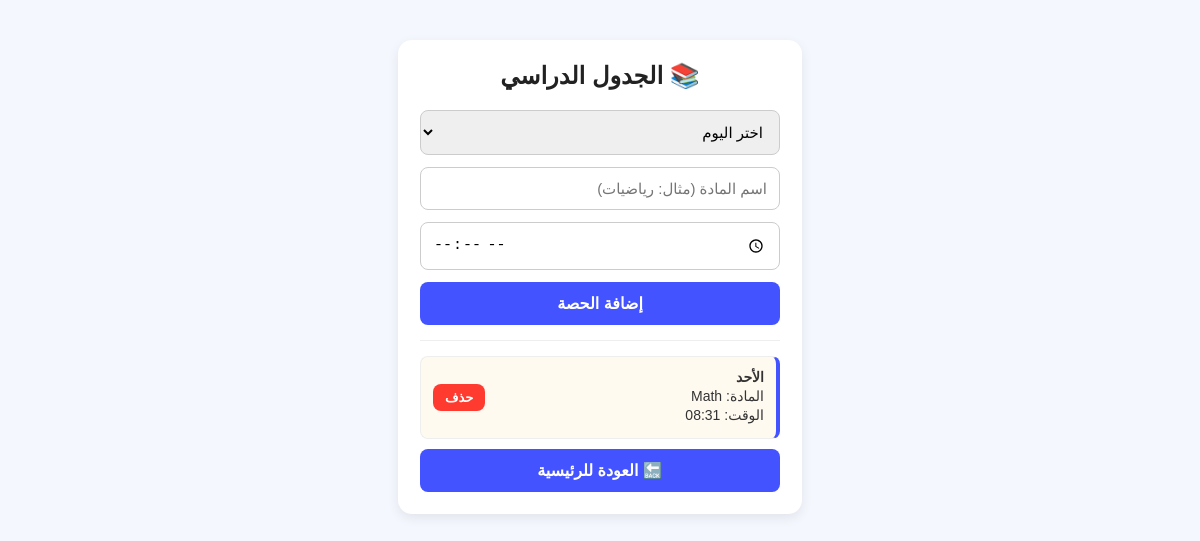
The app's page /schedule (signed in), older data.
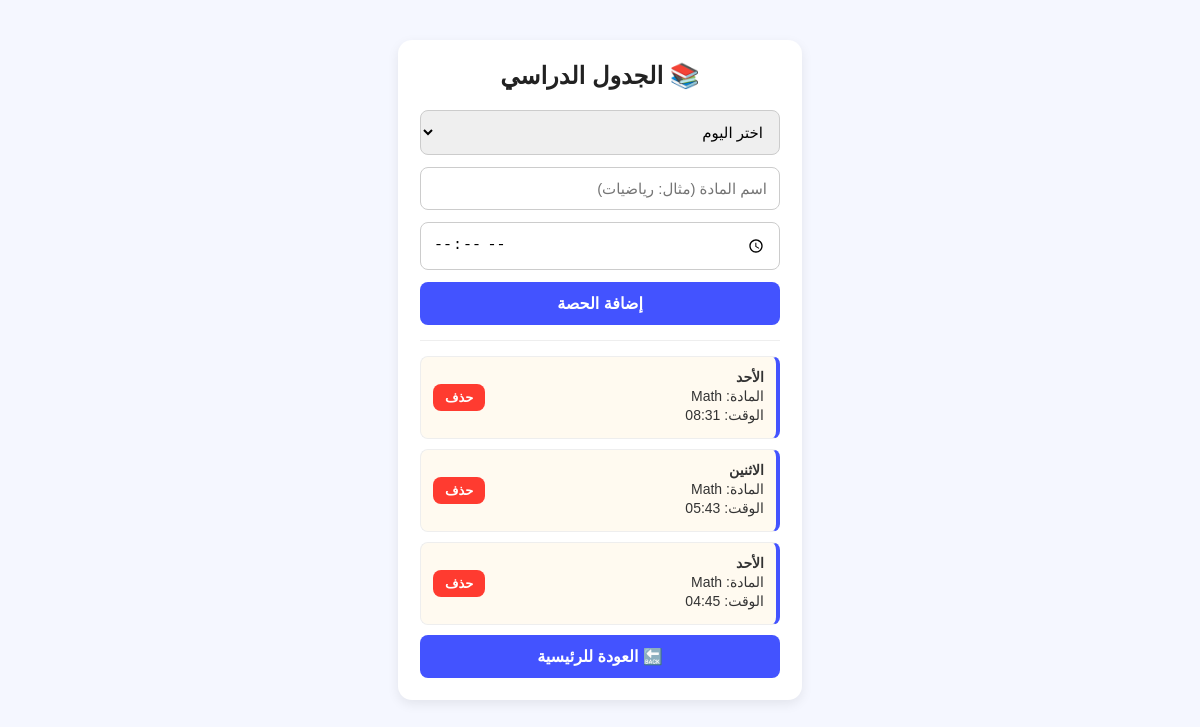
The same page, newer data.
### tables this page shows
CREATE TABLE schedule (
            id INTEGER PRIMARY KEY AUTOINCREMENT,
            user_id INTEGER NOT NULL,
            day TEXT NOT NULL,
            subject TEXT NOT NULL,
            class_time TEXT NOT NULL,
            FOREIGN KEY (user_id) REFERENCES users (id)
        );

### routes/schedule.py (the view)
@schedule_bp.route("/schedule", methods=["GET", "POST"])
def schedule_page():
    if "user_id" not in session: return redirect(url_for("auth.login"))
    user_id = session["user_id"]
    if request.method == "POST":
        conn = get_db_connection()
        conn.execute("INSERT INTO schedule (user_id, day, subject, class_time) VALUES (?, ?, ?, ?)", (user_id, request.form.get("day"), request.form.get("subject"), request.form.get("class_time")))
        conn.commit()
        conn.close()
        return redirect(url_for("schedule.schedule_page"))
    conn = get_db_connection()
    schedule_items = conn.execute("SELECT id, day, subject, class_time FROM schedule WHERE user_id = ?", (user_id,)).fetchall()
    conn.close()
    return render_template("schedule.html", schedule_items=schedule_items)

### db.py (called while the page is built)
def get_db_connection():
    return sqlite3.connect("users.db")

### templates/schedule.html (shortened to what this page needs)
<!DOCTYPE html>
<html lang="ar" dir="rtl">
<head>
    <link rel="stylesheet" href="{{ url_for('static', filename='style.css') }}">
</head>
<body>
<div class="container">
    <h2>📚 الجدول الدراسي</h2>
    <form class="add-form" action="/schedule" method="POST">
        <select name="day" required>
            <option value="" disabled selected>اختر اليوم</option>
        </select>
        <input type="text" name="subject" placeholder="اسم المادة (مثال: رياضيات)" required>
        <input type="time" name="class_time" required>
        <button type="submit" class="btn-add">إضافة الحصة</button>
    </form>
    <hr>
    <div id="scheduleList">
        {% if schedule_items %}
            {% for item in schedule_items %}
            <div class="item-box">
                <div class="details">
                    <span><strong>{{ item[1] }}</strong></span>
                    <span>المادة: {{ item[2] }}</span>
                    <span>الوقت: {{ item[3] }}</span>
                </div>
                <form action="/delete_schedule/{{ item[0] }}" method="POST" style="margin:0;">
                    <button type="submit" class="btn-delete">حذف</button>
                </form>
            </div>
            {% endfor %}
        {% else %}
            <p class="empty-msg">لا توجد حصص في جدولك حالياً.</p>
        {% endif %}
    </div>
    <a class="btn-back" href="/">🔙 العودة للرئيسية</a>
</div>
</body>
</html>

### static/style.css (style rules this page uses)
body { font-family: Arial, sans-serif; background: #f5f7ff; margin: 0; display: flex; justify-content: center; padding-top: 40px; direction: rtl; }
.container { width: 360px; background: #ffffff; padding: 22px; border-radius: 14px; box-shadow: 0 4px 12px rgba(0,0,0,0.08); text-align: center; }
h1, h2 { margin-top: 0; color: #222; margin-bottom: 20px; }
hr { border: 0; border-top: 1px solid #eee; margin: 15px 0; }
form { display: flex; flex-direction: column; gap: 12px; }
input, select { width: 100%; padding: 12px; border: 1px solid #ccc; border-radius: 8px; font-size: 15px; box-sizing: border-box; outline: none; transition: 0.2s; }
button, .btn, .btn-back { display: block; padding: 12px; background: #4353ff; color: #fff; border: none; border-radius: 8px; font-size: 16px; font-weight: bold; cursor: pointer; transition: 0.2s; text-decoration: none; text-align: center; }
.btn-delete { background: #ff3b30; padding: 6px 12px; font-size: 13px; width: 100%; }
.item-box { background: #fffaf0; padding: 12px; border-radius: 8px; margin-bottom: 10px; display: flex; justify-content: space-between; align-items: center; border: 1px solid #eee; border-right: 4px solid #4353ff; }
.details { text-align: right; flex: 1; }
.details span { display: block; font-size: 14px; color: #333; margin-bottom: 3px; }

Row changes from the older to the newer data that the page shows:
added schedule: day "الاثنين", subject "Math", class_time "05:43"
added schedule: day "الأحد", subject "Math", class_time "04:45"
